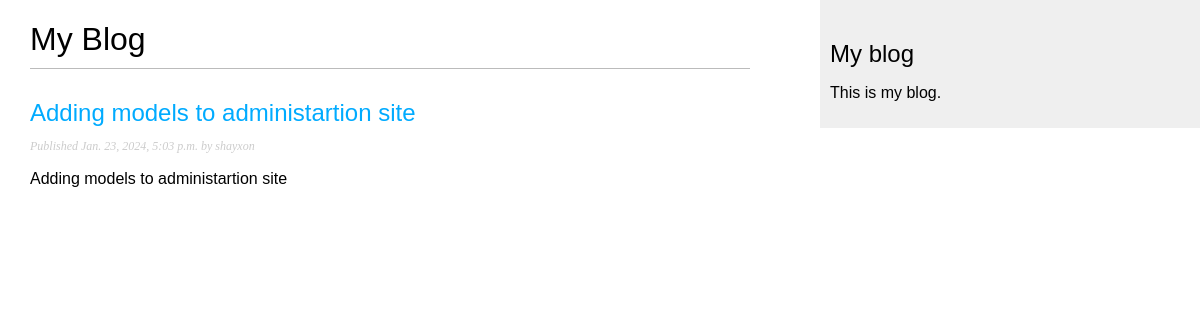
Screenshot of /blog/ with the database file from the repository.
### blog/models.py (models this page shows, shortened)
class Post(models.Model):
    class Status(models.TextChoices):
        DRAFT = 'DF', 'Draft'
        PUBLISHED = 'PB', 'Published'
    title = models.CharField(max_length = 250)
    slug = models.SlugField(max_length = 250, unique_for_date = 'publish')
    author = models.ForeignKey(User, on_delete = models.CASCADE, related_name = 'blog_posts')
    body = models.TextField()
    publish = models.DateTimeField(default = timezone.now)
    created = models.DateTimeField(auto_now_add = True)
    updated = models.DateTimeField(auto_now = True)
    status = models.CharField(max_length = 2, choices = Status.choices, default = Status.DRAFT)
    objects = models.Manager()
    published = PublishedManager()
    class Meta:
        ordering = ['-publish']
        indexes = [
            models.Index(fields=['-publish']),
        ]
    def get_absolute_url(self):
        return reverse('blog:post_detail', args=[self.publish.year, self.publish.month, self.publish.day, self.slug])

### blog/views.py (the view)
# urls.py: path('', views.post_list, name='post_list'),
def post_list(request):
    posts = Post.published.all()
    return render(
        request,
        'blog/post/list.html',
        {'posts': posts}
    )

### blog/models.py (called while the page is built)
    def get_queryset(self) -> QuerySet:
        return super().get_queryset() \
                .filter(status = Post.Status.PUBLISHED)

### blog/templates/blog/post/list.html (shortened to what this page needs)
{% extends "blog/base.html" %}
{% block content %}
  <h1>My Blog</h1>
  {% for post in posts %}
    <h2>
      <a href="{{ post.get_absolute_url }}">
        {{ post.title }}
      </a>
    </h2>
    <p class="date">
      Published {{ post.publish }} by {{ post.author }}
    </p>
    {{ post.body|truncatewords:30|linebreaks }}
  {% endfor %}
{% endblock %}

### blog/static/css/blog.css (style rules this page uses)
body { margin:0; padding:0; font-family:helvetica, sans-serif; }
a { color:#00abff; text-decoration:none; }
h1 { font-weight:normal; border-bottom:1px solid #bbb; padding:0 0 10px 0; }
h2 { font-weight:normal; margin:30px 0 0; }
p.date { color:#ccc; font-family: georgia, serif; font-size: 12px; font-style: italic; }

### rows the page displays
Post: title "Adding models to administartion site", publish "Jan. 23, 2024, 5:03 p.m.", author "shayxon", body "Adding models to administartion site"
